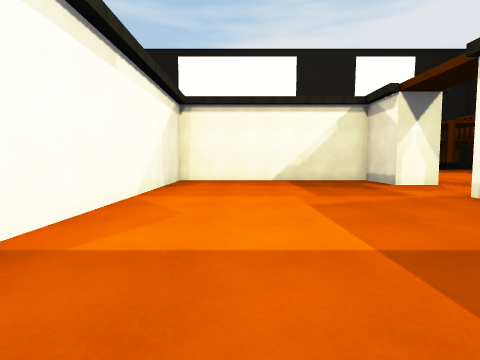
view 1 (above)

24 first-person views from a walk through a 3-D level made in the Unity game engine. The camera is 1.2 m above the floor, tilts 4° down and sees 80° across. The floor is counted in squares, 2 m on a side. Each view is taken from the middle of a square. On the plan, view 1 faces up. The plan holds only what a view shows up to about 9 squares ahead; the rest is blank. The place goes on beyond the plan. The player is left out. Surface patterns are stand-ins for the level's own textures.

view 2
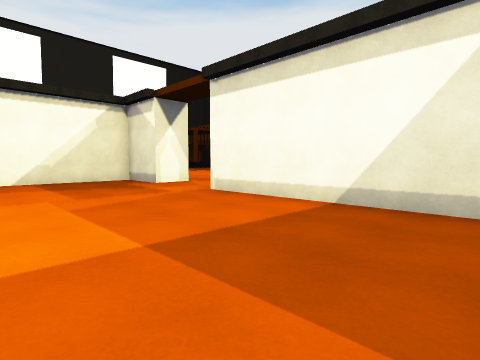

view 3
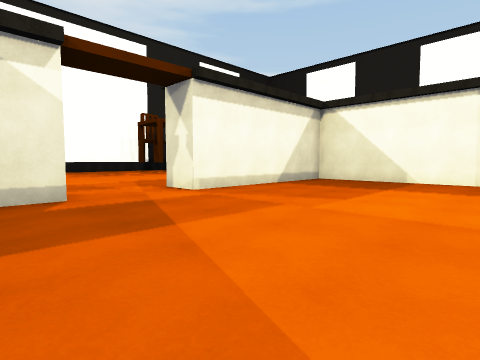

view 4
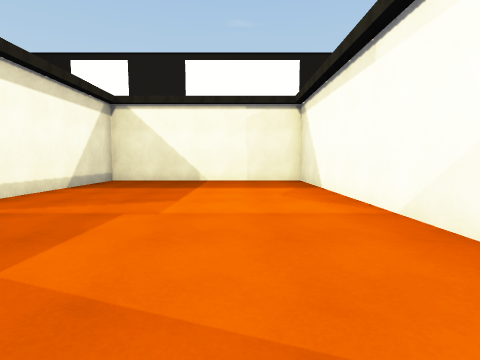

view 5
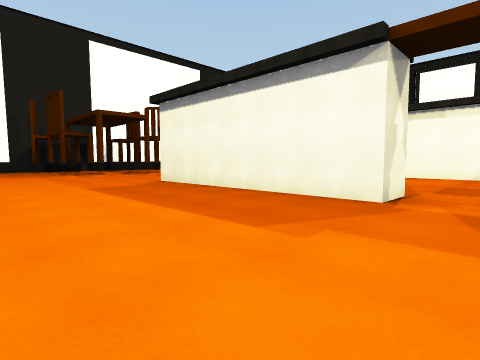

view 6
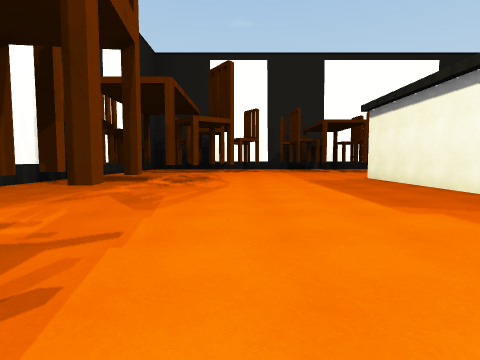

view 7
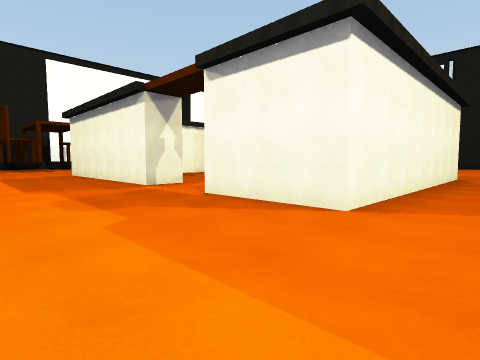

view 8
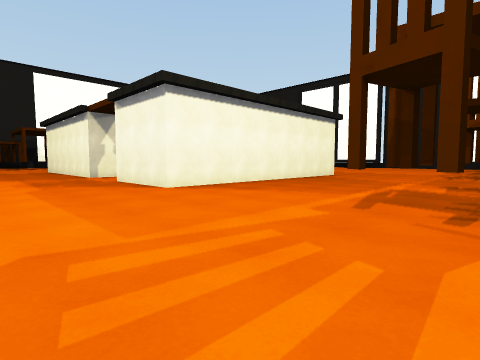

view 9
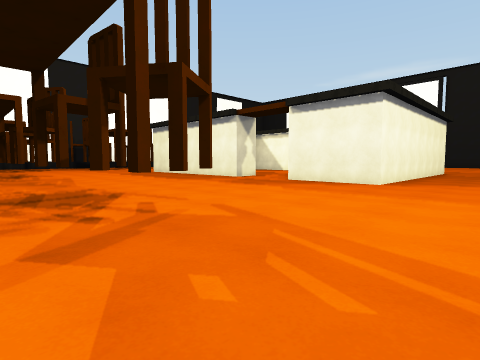

view 10
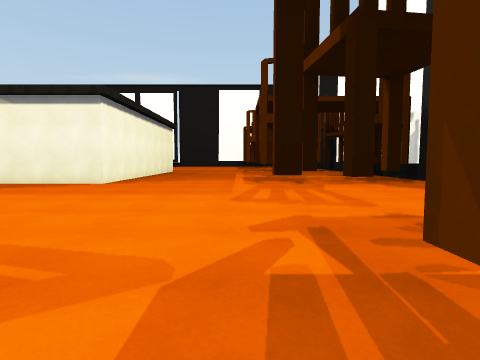

view 11
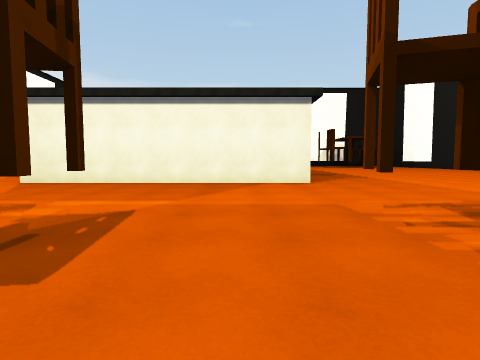

view 12
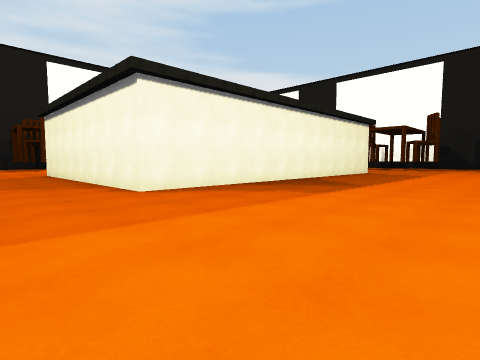

view 13
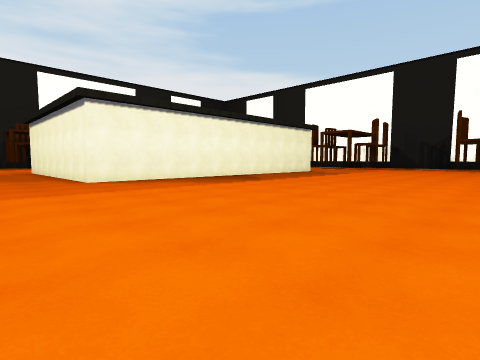

view 14
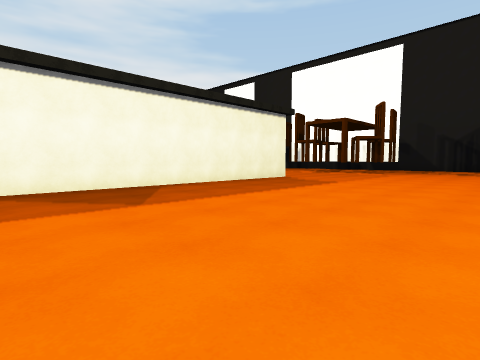

view 15
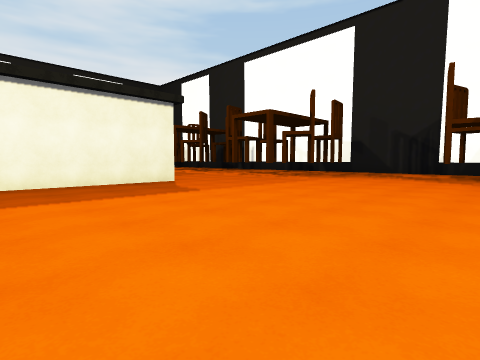

view 16
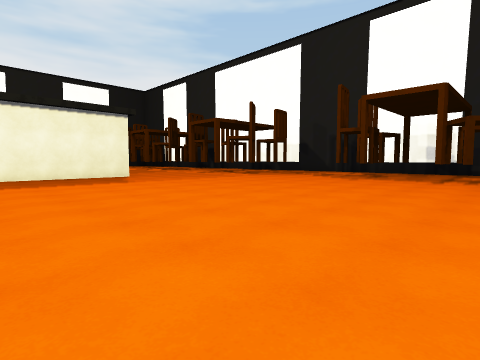

view 17
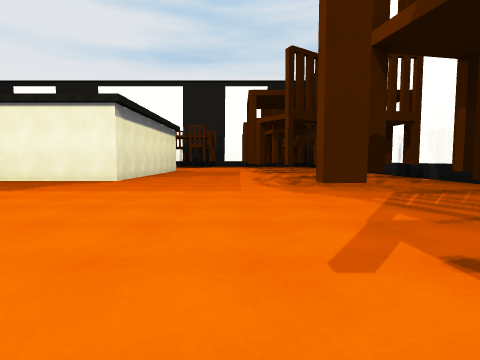

view 18
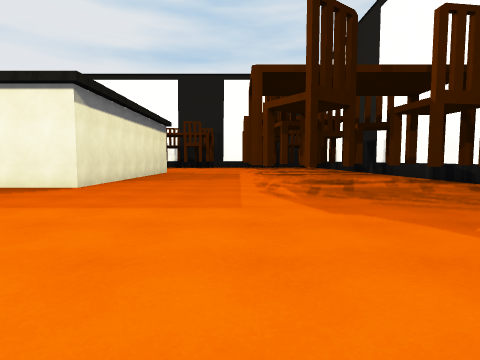

view 19
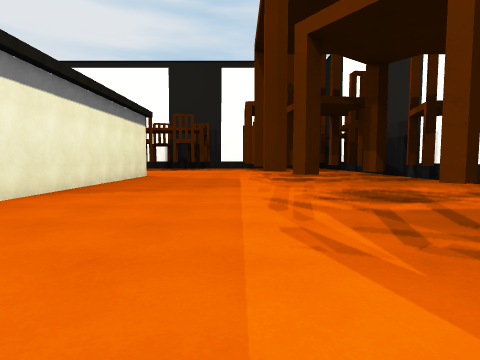

view 20
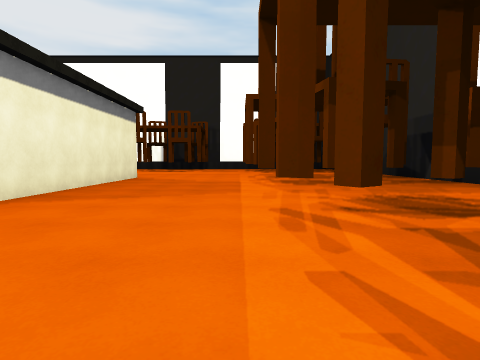

view 21
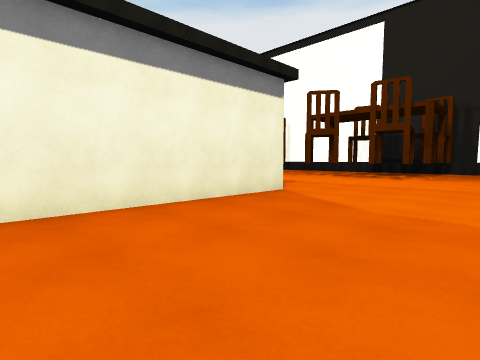

view 22
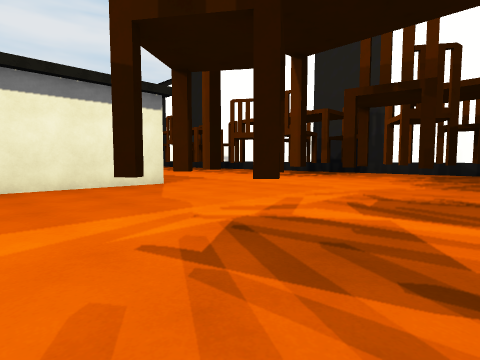

view 23
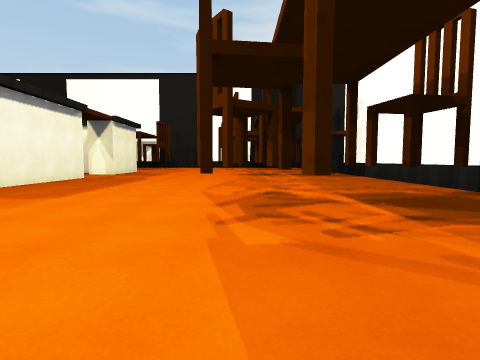

view 24
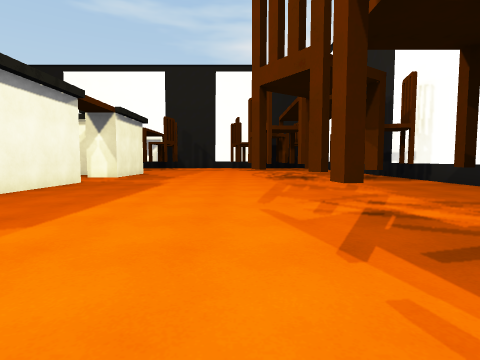

### Floor plan
Key: @ floor where view 1 was taken; # wall or solid block; x gap in a wall; . floor; O other object.
Columns run from 13 left of view 1 to 15 right of it. Each row starts with its distance up from view 1.
 19                  #
 18                 #..
 17             .   .O..
 16            ...  .OO...
 15           O...# . #...#O
 14          ..#..OO.OO...#O.
 13         ..................
 12   ........................
 11   ........................
 10   ........................
  9   .........#######.....O#.
  8   .........#.....#.....O#.
  7   .........#.....#......x.
  6    ........#...........OO.O #
  5    ........#.............. ##
  4    ........#.....#..........#
  3 ...........#.....#..........#
  2 ...........#.....#..........#
  1 ...........#.....#.....O..###
  0 ...........#.@...#.....O..O##
 -1 ...........#######.....##...#
 -2 .......................##.
 -3  .......................#.
 -4  ........................
 -5  .....................#.
 -6 OO..O...O#O.OO.#O.O#.O. .O
 -7  O..OO...O..O#.O..OO..O..O
 -8  O. .....#O....#O..
 -9   O OO...OO.O#.#O
-10         ..........
-11          #########

Positions as (right, up) in squares from view 1, and headings:
1: (0, 0), facing up
2: (0, 0), facing up-right
3: (-1, 8), facing down-right
4: (0, 8), facing down
5: (9, 6), facing down-left
6: (9, 8), facing down
7: (8, 11), facing down-left
8: (8, 15), facing down-left
9: (12, 12), facing down-left
10: (12, 13), facing left
11: (-1, 17), facing down
12: (-8, 12), facing down-right
13: (-11, 12), facing down-right
14: (-9, 7), facing down-right
15: (-10, 3), facing down-right
16: (-13, 3), facing down-right
17: (-11, -5), facing right
18: (-9, -5), facing right
19: (-6, -5), facing right
20: (-5, -5), facing right
21: (0, -5), facing up-right
22: (1, -8), facing up-right
23: (10, -5), facing up
24: (9, -3), facing up
